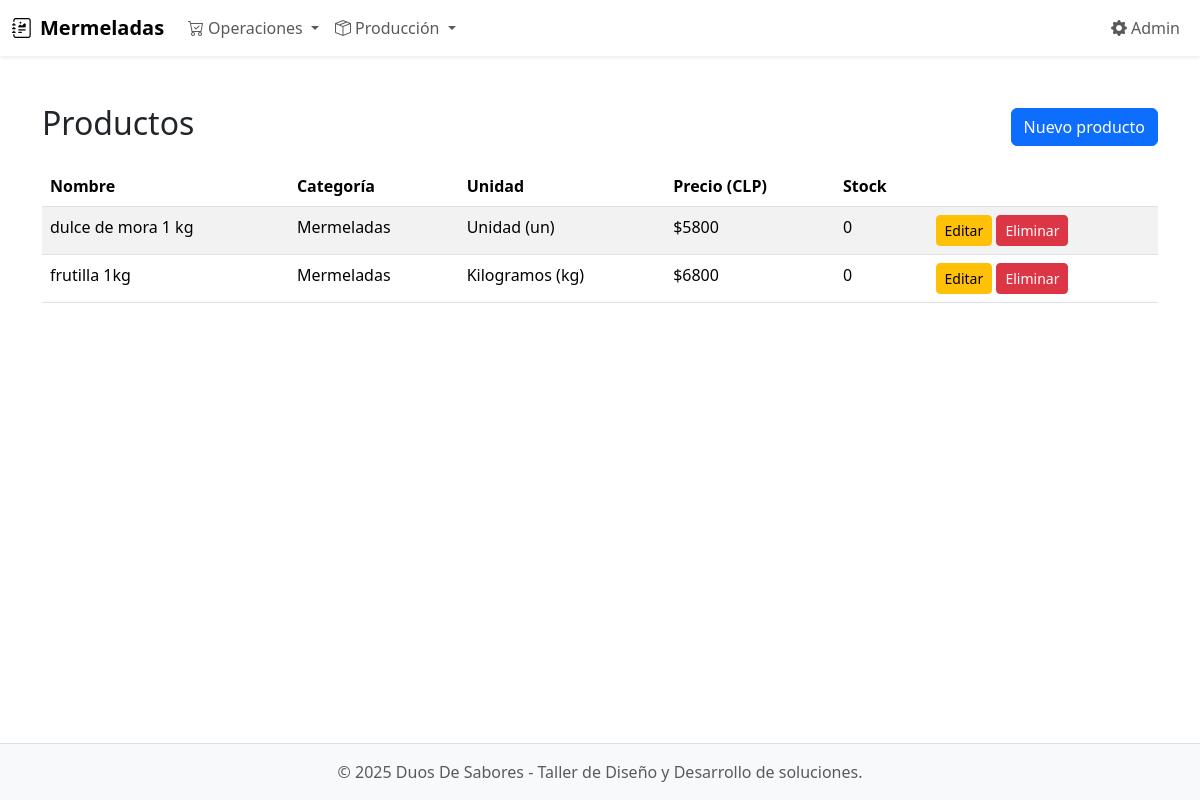
/productos/, run on the app's committed database.
### ventas/models.py (models this page shows, shortened)
class Product(models.Model):
    nombre = models.CharField(max_length=150)
    categoria = models.ForeignKey(Category, on_delete=models.SET_NULL, null=True, blank=True)
    unidad = models.CharField(max_length=2, choices=UNIT_CHOICES, default="un")
    precio_unitario = models.IntegerField(validators=[MinValueValidator(0)], help_text="Precio de venta por unidad (CLP entero)")
    stock = models.IntegerField(default=0, help_text="Stock disponible en unidades enteras")
    activo = models.BooleanField(default=True)
    class Meta:
        verbose_name = "Producto"
        verbose_name_plural = "Productos"

class Category(models.Model):
    nombre = models.CharField(max_length=100, unique=True)
    class Meta:
        verbose_name = "Categoría"
        verbose_name_plural = "Categorías"
    def __str__(self):
        return self.nombre

### ventas/views.py (the view)
# urls.py: path('productos/', views.ProductListView.as_view(), name='productos_list'),
class ProductListView(ListView):
    model = Product
    template_name = "productos/list.html"
    context_object_name = "productos"

### templates/productos/list.html (shortened to what this page needs)
{% extends 'base.html' %}
{% block content %}
<div class="d-flex justify-content-between align-items-center mb-3">
  <h2>Productos</h2>
  <a href="{% url 'producto_create' %}" class="btn btn-primary">Nuevo producto</a>
</div>
<table class="table table-striped">
  <thead><tr><th>Nombre</th><th>Categoría</th><th>Unidad</th><th>Precio (CLP)</th><th>Stock</th><th></th></tr></thead>
  <tbody>
  {% for p in productos %}
    <tr>
      <td>{{ p.nombre }}</td>
      <td>{{ p.categoria }}</td>
      <td>{{ p.get_unidad_display }}</td>
      <td>${{ p.precio_unitario }}</td>
      <td>{{ p.stock }}</td>
      <td>
        <a href="{% url 'producto_update' p.pk %}" class="btn btn-sm btn-warning">Editar</a>
        <a href="{% url 'producto_delete' p.pk %}" class="btn btn-sm btn-danger">Eliminar</a>
      </td>
    </tr>
  {% empty %}
    <tr><td colspan="6" class="text-center">Sin productos</td></tr>
  {% endfor %}
  </tbody>
</table>
{% endblock %}

### data on the page
Product: nombre "dulce de mora 1 kg", categoria "Mermeladas", unidad "Unidad (un)", precio_unitario "5800", stock "0"
Product: nombre "frutilla 1kg", categoria "Mermeladas", unidad "Kilogramos (kg)", precio_unitario "6800", stock "0"
